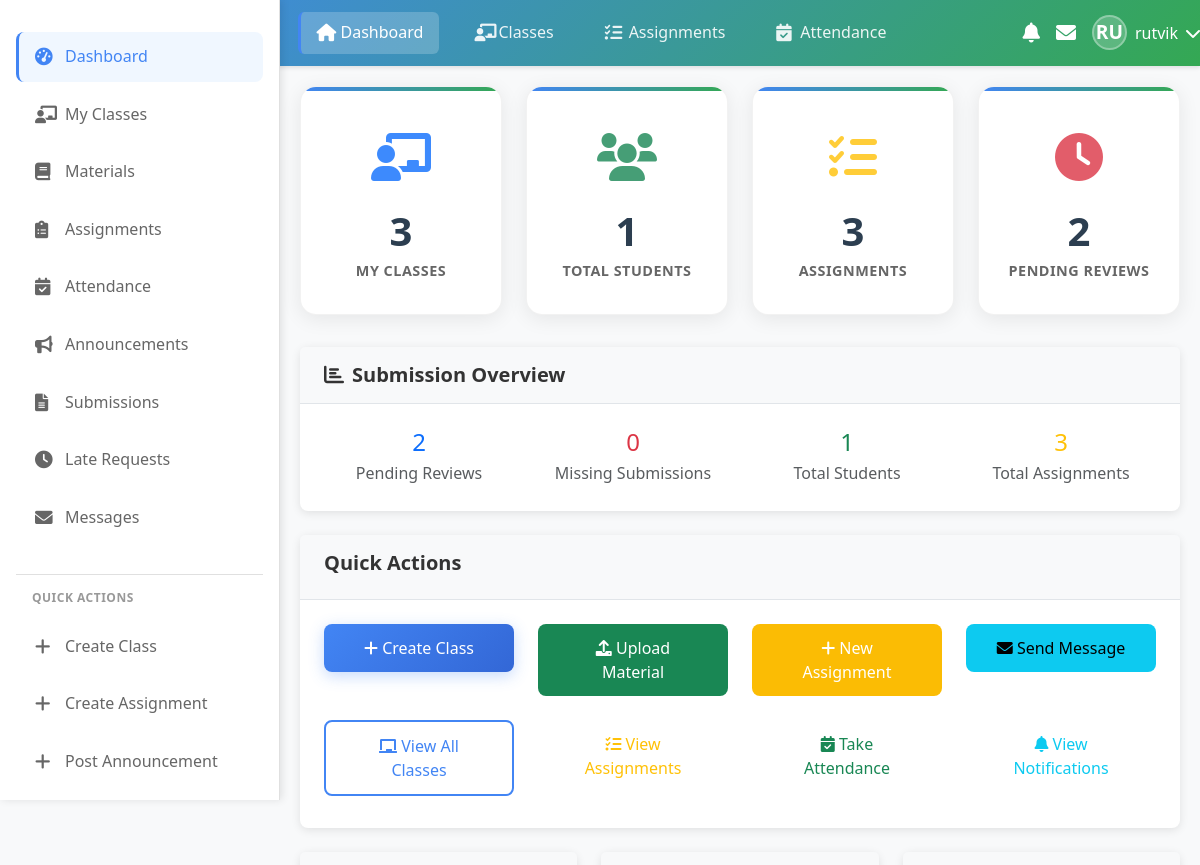
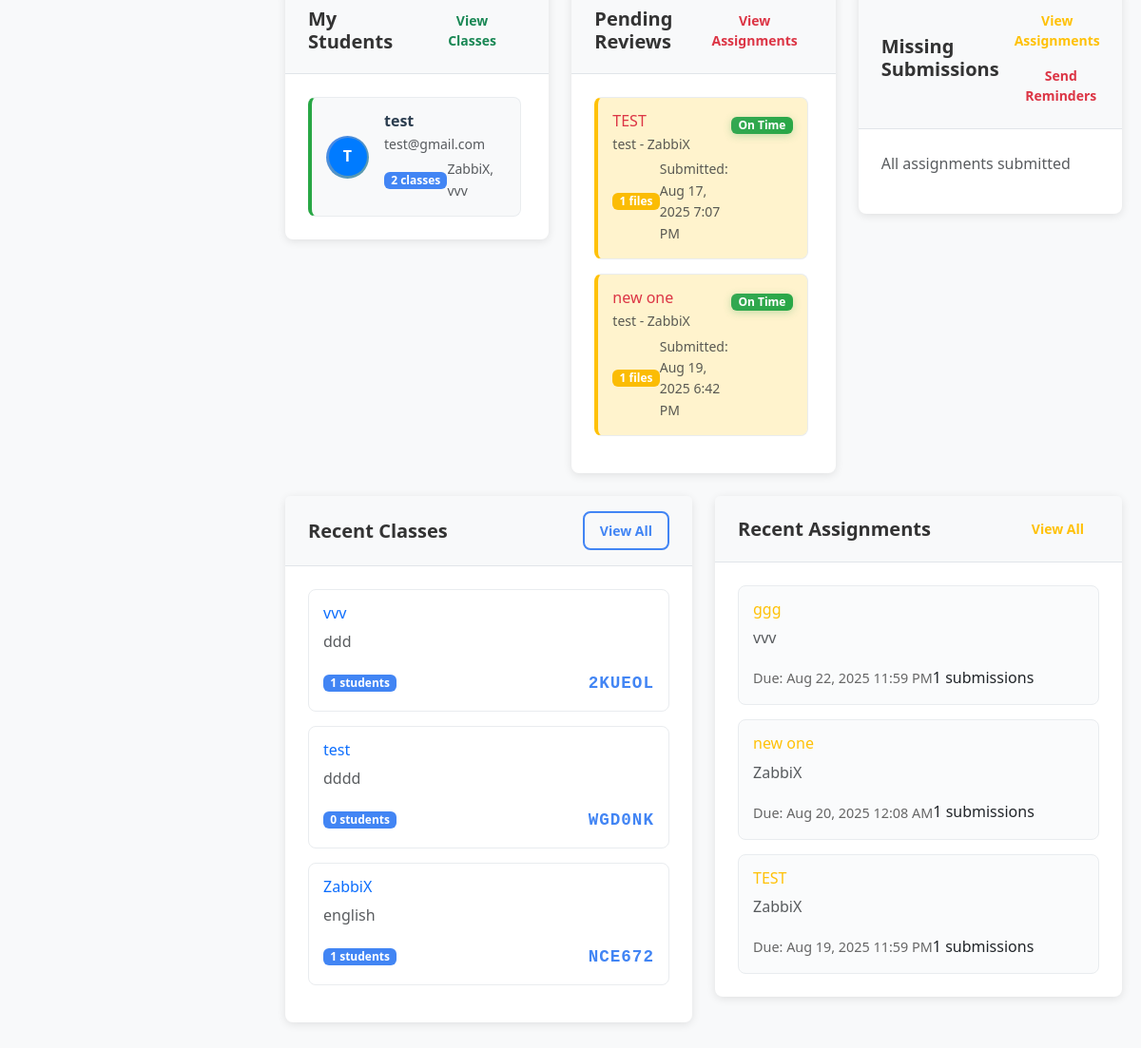
The app's page /teacher/dashboard.php (signed in) with its own data (2 pictures, top to bottom).
### tables this page shows
CREATE TABLE `users` (
  `id` int(11) NOT NULL,
  `name` varchar(255) NOT NULL,
  `email` varchar(255) NOT NULL,
  `password` varchar(255) NOT NULL,
  `role` enum('admin','teacher','student') NOT NULL,
  `status` enum('active','pending','blocked') NOT NULL DEFAULT 'active',
  `phone` varchar(20) DEFAULT NULL,
  `profile_image` varchar(255) DEFAULT NULL,
  `created_at` timestamp NOT NULL DEFAULT current_timestamp(),
  `updated_at` timestamp NOT NULL DEFAULT current_timestamp() ON UPDATE current_timestamp()
);

CREATE TABLE `submissions` (
  `id` int(11) NOT NULL,
  `assignment_id` int(11) NOT NULL,
  `student_id` int(11) NOT NULL,
  `submitted_at` timestamp NOT NULL DEFAULT current_timestamp(),
  `is_late` tinyint(1) NOT NULL DEFAULT 0,
  `grade` decimal(5,2) DEFAULT NULL,
  `feedback` text DEFAULT NULL,
  `status` enum('submitted','graded','late') NOT NULL DEFAULT 'submitted',
  `allow_resubmission` tinyint(1) NOT NULL DEFAULT 0,
  `updated_at` timestamp NOT NULL DEFAULT current_timestamp() ON UPDATE current_timestamp()
);

CREATE TABLE `assignments` (
  `id` int(11) NOT NULL,
  `class_id` int(11) NOT NULL,
  `teacher_id` int(11) NOT NULL,
  `title` varchar(255) NOT NULL,
  `description` text DEFAULT NULL,
  `due_date` datetime NOT NULL,
  `is_graded` tinyint(1) NOT NULL DEFAULT 0,
  `max_points` int(11) DEFAULT NULL,
  `allow_late` tinyint(1) NOT NULL DEFAULT 0,
  `allow_resubmission` tinyint(1) NOT NULL DEFAULT 0,
  `require_late_approval` tinyint(1) NOT NULL DEFAULT 1,
  `status` enum('active','archived') NOT NULL DEFAULT 'active',
  `created_at` timestamp NOT NULL DEFAULT current_timestamp(),
  `updated_at` timestamp NOT NULL DEFAULT current_timestamp() ON UPDATE current_timestamp()
);

CREATE TABLE `classes` (
  `id` int(11) NOT NULL,
  `teacher_id` int(11) NOT NULL,
  `name` varchar(255) NOT NULL,
  `section` varchar(50) NOT NULL,
  `subject` varchar(255) NOT NULL,
  `description` text DEFAULT NULL,
  `class_code` varchar(10) NOT NULL,
  `qr_code` varchar(255) DEFAULT NULL,
  `status` enum('active','archived') NOT NULL DEFAULT 'active',
  `created_at` timestamp NOT NULL DEFAULT current_timestamp(),
  `updated_at` timestamp NOT NULL DEFAULT current_timestamp() ON UPDATE current_timestamp()
);

### teacher/dashboard.php (the view, shortened to what the rows shown need)
<?php
require_once '../config/database.php';
require_once '../includes/functions.php';
$user_id = $_SESSION['user_id'];
try {
    $stmt = $pdo->prepare("
        SELECT c.*,
               (SELECT COUNT(*) FROM class_enrollments WHERE class_id = c.id) as student_count
        FROM classes c
        WHERE c.teacher_id = ? AND c.status = 'active'
        ORDER BY c.created_at DESC
        LIMIT 5
    ");
    $stmt->execute([$user_id]);
    $recent_classes = $stmt->fetchAll();
    $stmt = $pdo->prepare("
        SELECT a.*, c.name as class_name,
               (SELECT COUNT(*) FROM submissions WHERE assignment_id = a.id) as submission_count
        FROM assignments a
        JOIN classes c ON a.class_id = c.id
        WHERE a.teacher_id = ?
        ORDER BY a.created_at DESC
        LIMIT 5
    ");
    $stmt->execute([$user_id]);
    $recent_assignments = $stmt->fetchAll();
    $stmt = $pdo->prepare("
        SELECT DISTINCT u.id, u.name, u.email, u.profile_image,
               GROUP_CONCAT(c.name SEPARATOR ', ') as enrolled_classes,
               COUNT(DISTINCT c.id) as class_count
        FROM users u
        JOIN class_enrollments e ON u.id = e.student_id
        JOIN classes c ON e.class_id = c.id
        WHERE c.teacher_id = ? AND u.role = 'student' AND u.status = 'active'
        GROUP BY u.id, u.name, u.email, u.profile_image
        ORDER BY u.name
        LIMIT 10
    ");
    $stmt->execute([$user_id]);
    $students_list = $stmt->fetchAll();
    $stmt = $pdo->prepare("
        SELECT s.*, a.title as assignment_title, a.due_date,
               c.name as class_name, c.class_code,
               u.name as student_name, u.email as student_email,
               (SELECT COUNT(*) FROM submission_files WHERE submission_id = s.id) as file_count
        FROM submissions s
        JOIN assignments a ON s.assignment_id = a.id
        JOIN classes c ON a.class_id = c.id
        JOIN users u ON s.student_id = u.id
        WHERE a.teacher_id = ? AND s.status = 'submitted'
        ORDER BY s.submitted_at ASC
        LIMIT 10
    ");
    $stmt->execute([$user_id]);
    $pending_reviews = $stmt->fetchAll();
} catch (Exception $e) {
    error_log("Teacher dashboard error: " . $e->getMessage());
    $total_classes = $total_students = $total_assignments = $pending_submissions = 0;
    $recent_classes = $recent_assignments = $students_list = $pending_reviews = $missing_submissions_list = [];
}
?>
<?php include '../includes/header.php'; ?>
        <main>
            <div class="content-area">
                <div class="row">
                    <div class="col-md-4">
                        <div class="card">
                            <div class="card-body">
                                <?php if (empty($students_list)): ?>
                                    <p class="text-muted">No students enrolled yet</p>
                                <?php else: ?>
                                    <div class="students-list">
                                        <?php foreach ($students_list as $student): ?>
                                            <div class="student-item">
                                                <div class="d-flex align-items-center">
                                                    <div class="student-avatar me-3">
                                                        <?php if ($student['profile_image']): ?>
                                                            <img src="../uploads/profiles/<?php echo htmlspecialchars($student['profile_image']); ?>"
                                                                 alt="<?php echo htmlspecialchars($student['name']); ?>"
                                                                 class="rounded-circle" width="40" height="40">
                                                        <?php else: ?>
                                                            <div class="avatar-placeholder rounded-circle d-flex align-items-center justify-content-center"
                                                                 style="width: 40px; height: 40px; background-color: #007bff; color: white;">
                                                                <?php echo strtoupper(substr($student['name'], 0, 1)); ?>
                                                            </div>
                                                        <?php endif; ?>
                                                    </div>
                                                    <div class="student-info flex-grow-1">
                                                        <h6 class="mb-1"><?php echo htmlspecialchars($student['name']); ?></h6>
                                                        <p class="text-muted mb-1 small"><?php echo htmlspecialchars($student['email']); ?></p>
                                                        <div class="d-flex justify-content-between align-items-center">
                                                            <span class="badge badge-primary"><?php echo $student['class_count']; ?> classes</span>
                                                            <small class="text-muted"><?php echo htmlspecialchars(substr($student['enrolled_classes'], 0, 30)); ?><?php echo strlen($student['enrolled_classes']) > 30 ? '...' : ''; ?></small>
                                                        </div>
                                                    </div>
                                                </div>
                                            </div>
                                        <?php endforeach; ?>
                                    </div>
                                <?php endif; ?>
                            </div>
                        </div>
                    </div>
                    <div class="col-md-4">
                        <div class="card">
                            <div class="card-body">
                                <?php if (empty($pending_reviews)): ?>
                                    <p class="text-muted">No pending reviews</p>
                                <?php else: ?>
                                    <div class="pending-reviews-list">
                                        <?php foreach ($pending_reviews as $submission): ?>
                                            <div class="submission-item">
                                                <a href="view_submissions.php?assignment_id=<?php echo $submission['assignment_id']; ?>"
                                                   class="text-decoration-none">
                                                    <div class="d-flex justify-content-between align-items-start">
                                                        <div class="submission-info flex-grow-1">
                                                            <h6 class="text-danger mb-1"><?php echo htmlspecialchars($submission['assignment_title']); ?></h6>
                                                            <p class="text-muted mb-1 small"><?php echo htmlspecialchars($submission['student_name']); ?> - <?php echo htmlspecialchars($submission['class_name']); ?></p>
                                                            <div class="d-flex justify-content-between align-items-center">
                                                                <span class="badge badge-warning"><?php echo $submission['file_count']; ?> files</span>
                                                                <small class="text-muted">Submitted: <?php echo formatDateTime($submission['submitted_at']); ?></small>
                                                            </div>
                                                        </div>
                                                        <div class="submission-status">
                                                            <?php if ($submission['is_late']): ?>
                                                                <span class="badge badge-danger">Late</span>
                                                            <?php else: ?>
                                                                <span class="badge badge-success">On Time</span>
                                                            <?php endif; ?>
                                                        </div>
                                                    </div>
                                                </a>
                                            </div>
                                        <?php endforeach; ?>
                                    </div>
                                <?php endif; ?>
                            </div>
                        </div>
                    </div>
                </div>
                <div class="row">
                    <div class="col-md-6">
                        <div class="card">
                            <div class="card-body">
                                <?php if (empty($recent_classes)): ?>
                                    <p class="text-muted">No classes created yet</p>
                                <?php else: ?>
                                    <?php foreach ($recent_classes as $class): ?>
                                        <div class="class-item">
                                            <a href="class_details.php?id=<?php echo $class['id']; ?>" class="text-decoration-none">
                                                <h6 class="text-primary"><?php echo htmlspecialchars($class['name']); ?></h6>
                                                <p class="text-muted"><?php echo htmlspecialchars($class['subject']); ?></p>
                                                <div class="d-flex justify-content-between align-items-center">
                                                    <span class="badge badge-primary"><?php echo $class['student_count']; ?> students</span>
                                                    <span class="class-code"><?php echo $class['class_code']; ?></span>
                                                </div>
                                            </a>
                                        </div>
                                    <?php endforeach; ?>
                                <?php endif; ?>
                            </div>
                        </div>
                    </div>
                    <div class="col-md-6">
                        <div class="card">
                            <div class="card-body">
                                <?php if (empty($recent_assignments)): ?>
                                    <p class="text-muted">No assignments created yet</p>
                                <?php else: ?>
                                    <?php foreach ($recent_assignments as $assignment): ?>
                                        <div class="assignment-item">
                                            <a href="view_submissions.php?assignment_id=<?php echo $assignment['id']; ?>" class="text-decoration-none">
                                                <h6 class="text-warning"><?php echo htmlspecialchars($assignment['title']); ?></h6>
                                                <p class="text-muted"><?php echo htmlspecialchars($assignment['class_name']); ?></p>
                                                <div class="d-flex justify-content-between align-items-center">
                                                    <span class="due-date">Due: <?php echo formatDateTime($assignment['due_date']); ?></span>
                                                    <span class="submission-count"><?php echo $assignment['submission_count']; ?> submissions</span>
                                                </div>
                                            </a>
                                        </div>
                                    <?php endforeach; ?>
                                <?php endif; ?>
                            </div>
                        </div>
                    </div>
                </div>
            </div>
        </main>
</body>
</html>

### records on screen
users: name "T", name "test", email "test@gmail.com", class_count "2", enrolled_classes "ZabbiX, vvv"
submissions: assignment.title "TEST", student.name "test", classes.name "ZabbiX", file_count "1", submitted_at "Aug 17, 2025 7:07 PM", is_late "On Time"
submissions: assignment.title "new one", student.name "test", classes.name "ZabbiX", file_count "1", submitted_at "Aug 19, 2025 6:42 PM", is_late "On Time"
classes: name "vvv", subject "ddd", student_count "1", class_code "2KUEOL"
classes: name "test", subject "dddd", student_count "0", class_code "WGD0NK"
classes: name "ZabbiX", subject "english", student_count "1", class_code "NCE672"
assignments: title "ggg", class.name "vvv", due_date "Aug 22, 2025 11:59 PM", submission_count "1"
assignments: title "new one", class.name "ZabbiX", due_date "Aug 20, 2025 12:08 AM", submission_count "1"
assignments: title "TEST", class.name "ZabbiX", due_date "Aug 19, 2025 11:59 PM", submission_count "1"

### other values on screen
substr($user_name, 0, 2) "RU"
$user_name "rutvik"
$total_classes "3"
$total_students "1"
$total_assignments "3"
$pending_submissions "2"
count($missing_submissions_list) "0"
